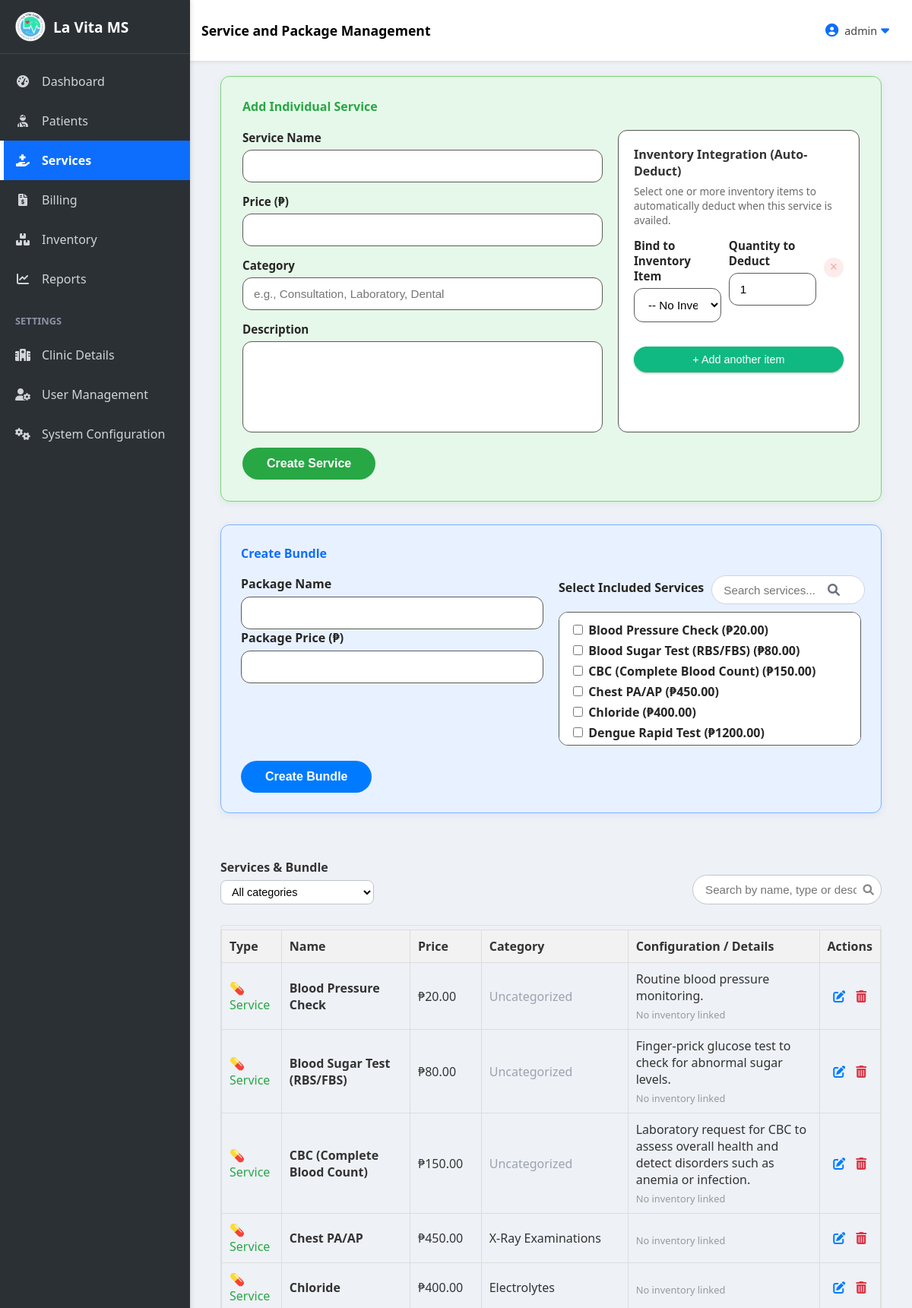
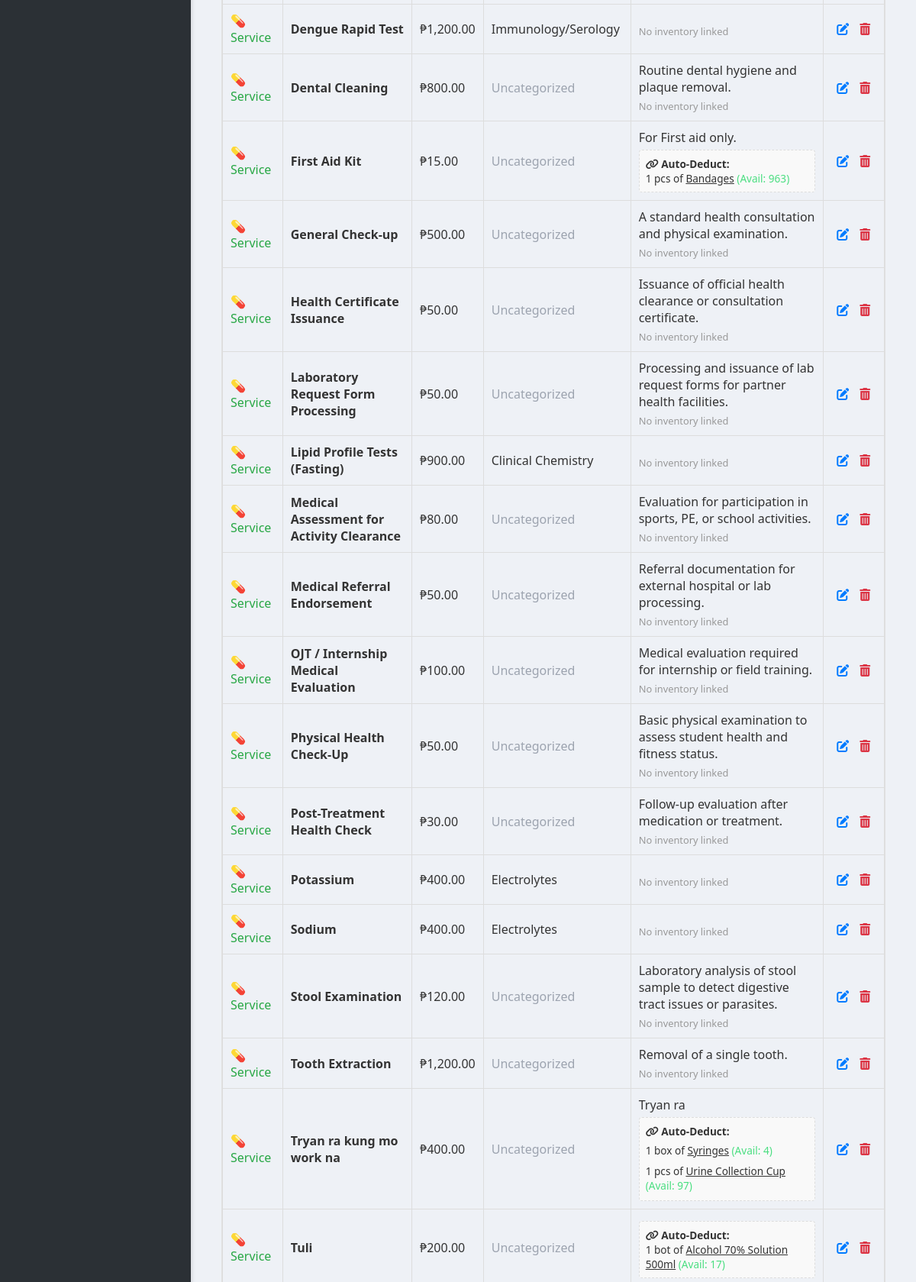
Page /index.php?page=services (signed in, upper part) on the committed database (2 pictures, top to bottom).
### tables this page shows
CREATE TABLE IF NOT EXISTS `services` (
  `id` int NOT NULL AUTO_INCREMENT,
  `service_name` varchar(255) NOT NULL,
  `description` text,
  `service_price` decimal(10,2) NOT NULL,
  `category` varchar(100) DEFAULT NULL,
  `service_type` enum('individual','package') NOT NULL DEFAULT 'individual',
  `inventory_id` int DEFAULT NULL,
  `quantity_needed` int NOT NULL DEFAULT '1',
  `created_at` timestamp NULL DEFAULT CURRENT_TIMESTAMP,
  PRIMARY KEY (`id`),
  KEY `inventory_id` (`inventory_id`)
);

CREATE TABLE IF NOT EXISTS `inventory` (
  `id` int NOT NULL AUTO_INCREMENT,
  `item_name` varchar(255) NOT NULL,
  `stock_quantity` int NOT NULL,
  `unit_price` decimal(10,2) NOT NULL,
  `expiration_date` date DEFAULT NULL,
  `category` varchar(50) NOT NULL DEFAULT 'Other',
  `low_stock_threshold` int DEFAULT NULL,
  `last_updated` timestamp NULL DEFAULT CURRENT_TIMESTAMP ON UPDATE CURRENT_TIMESTAMP,
  `unit_type` varchar(50) NOT NULL DEFAULT 'units',
  PRIMARY KEY (`id`)
);

CREATE TABLE IF NOT EXISTS `service_inventory_bindings` (
  `id` int NOT NULL AUTO_INCREMENT,
  `service_id` int NOT NULL,
  `inventory_id` int NOT NULL,
  `quantity_needed` int NOT NULL DEFAULT '1',
  PRIMARY KEY (`id`),
  KEY `fk_sib_service` (`service_id`),
  KEY `fk_sib_inventory` (`inventory_id`)
);

### services.php (the view, shortened to what the rows shown need)
<?php
$packageEditData = null;
$individual_services_result = $conn->query("SELECT id, service_name, service_price FROM services WHERE service_type = 'individual' ORDER BY service_name ASC");
$individual_services = [];
$service_name_map = [];
if ($individual_services_result) {
    while ($row = $individual_services_result->fetch_assoc()) {
        $individual_services[] = $row;
        $service_name_map[$row['id']] = $row['service_name'];
    }
}
$query = "
    SELECT s.*, i.item_name as inv_name, i.unit_type, i.stock_quantity
    FROM services s
    LEFT JOIN inventory i ON s.inventory_id = i.id
    ORDER BY s.service_type ASC, s.service_name ASC
";
$all_services_result = $conn->query($query);
$allRows = [];
if ($all_services_result && $all_services_result->num_rows > 0) {
    while ($row = $all_services_result->fetch_assoc()) {
        $allRows[] = $row;
    }
}
$bindingsByService = [];
$bindListRes = $conn->query("SELECT sib.service_id, sib.quantity_needed, i.item_name, i.unit_type, i.stock_quantity FROM service_inventory_bindings sib JOIN inventory i ON sib.inventory_id = i.id");
if ($bindListRes) {
    while ($b = $bindListRes->fetch_assoc()) {
        $sid = (int)$b['service_id'];
        if (!isset($bindingsByService[$sid])) {
            $bindingsByService[$sid] = [];
        }
        $bindingsByService[$sid][] = $b;
    }
}
?>
<div class="content services-page">
    <div class="card">
        <div class="card-body">
        <form method="POST" class="package-form-card">
            <div class="package-form-grid">
                <div class="package-services-panel">
                    <div id="package_services" class="package-services-list">
                        <?php
                        $selected_services = $packageEditData ? explode(',', str_replace('Package contents: ', '', $packageEditData['description'])) : [];
                        if (empty($individual_services)) {
                            echo '<p style="color:#666;">No individual services found.</p>';
                        } else {
                            foreach ($individual_services as $service) {
                                $service_id = htmlspecialchars($service['id']);
                                $service_name = htmlspecialchars($service['service_name']);
                                $service_price = htmlspecialchars($service['service_price']);
                                $checked = in_array($service['id'], $selected_services) ? 'checked' : '';
                                echo '
                                <div style="margin-bottom: 5px;">
                                    <input type="checkbox" name="package_services[]" value="' . $service_id . '" id="service_' . $service_id . '" ' . $checked . '>
                                    <label for="service_' . $service_id . '" style="cursor: pointer;">
                                        ' . $service_name . ' (₱' . $service_price . ')
                                    </label>
                                </div>';
                            }
                        }
                        ?>
                    </div>
                </div>
            </div>
        </form>
        <div class="table-container">
        <table style="width:100%; border-collapse: collapse; margin-top: 5px;">
            <thead>
                <tr style="background-color: #f2f2f2; text-align: left;">
                    <th style="border: 1px solid #ddd; padding: 10px;">Type</th>
                    <th style="border: 1px solid #ddd; padding: 10px;">Name</th>
                    <th style="border: 1px solid #ddd; padding: 10px;">Price</th>
                    <th style="border: 1px solid #ddd; padding: 10px;">Category</th>
                    <th style="border: 1px solid #ddd; padding: 10px;">Configuration / Details</th>
                    <th style="border: 1px solid #ddd; padding: 10px; text-align: center;">Actions</th>
                </tr>
            </thead>
            <tbody>
                <?php
                if (!empty($allRows)) {
                    foreach ($allRows as $row) {
                        $type_label = $row['service_type'] === 'package' ? '<span style="color:#007bff;">📦 Bundle</span>' : '<span style="color:#28a745;">💊 Service</span>';
                        $details_html = '';
                        if ($row['service_type'] === 'package') {
                            $id_string = str_replace('Package contents: ', '', $row['description']);
                            $ids = explode(',', $id_string);
                            $names = [];
                            foreach ($ids as $id) {
                                $id = trim($id);
                                if(isset($service_name_map[$id])) {
                                    $names[] = htmlspecialchars($service_name_map[$id]);
                                }
                            }
                            $details_html = '<small><strong>Contains:</strong> ' . implode(', ', $names) . '</small>';
                        } else {
                            $desc = htmlspecialchars($row['description']);
                            $details_html = $desc ? "<div>$desc</div>" : "";
                            $serviceId = (int)$row['id'];
                            $bindings = $bindingsByService[$serviceId] ?? [];
                            if (!empty($bindings)) {
                                $isDark = isset($_COOKIE['theme']) && $_COOKIE['theme'] === 'dark';
                                $bgColor = $isDark ? '#1f2937' : '#f9f9f9';
                                $borderColor = $isDark ? '#374151' : '#ddd';
                                $textColor = $isDark ? '#e5e7eb' : '#333';
                                $details_html .= '<div class="auto-deduct-container" style="margin-top: 5px; padding: 8px; background: ' . $bgColor . '; border: 1px dashed ' . $borderColor . '; border-radius: 4px; font-size: 0.85rem; color: ' . $textColor . ';">
                                    <i class="fas fa-link"></i> <strong>Auto-Deduct:</strong><br>';
                                foreach ($bindings as $b) {
                                    $qty = (int)($b['quantity_needed'] ?? 1);
                                    $iname = htmlspecialchars($b['item_name']);
                                    $unit = htmlspecialchars($b['unit_type']);
                                    $stock = (int)($b['stock_quantity'] ?? 0);
                                    $stockStatus = $stock < $qty
                                        ? '<span style="color: #f87171; font-weight: 500;">(Low Stock: ' . $stock . ')</span>'
                                        : '<span style="color: #4ade80;">(Avail: ' . $stock . ')</span>';
                                    $details_html .= '<div style="margin-top: 4px; padding: 2px 0;">' . $qty . ' ' . $unit . ' of <u>' . $iname . '</u> ' . $stockStatus . '</div>';
                                }
                                $details_html .= '</div>';
                            } elseif ($row['inventory_id']) {
                                $isDark = isset($_COOKIE['theme']) && $_COOKIE['theme'] === 'dark';
                                $bgColor = $isDark ? '#1f2937' : '#f9f9f9';
                                $borderColor = $isDark ? '#374151' : '#ddd';
                                $textColor = $isDark ? '#e5e7eb' : '#333';
                                $stock_status = $row['stock_quantity'] < $row['quantity_needed']
                                    ? '<span style="color: #f87171; font-weight: 500;">(Low Stock: '.$row['stock_quantity'].')</span>'
                                    : '<span style="color: #4ade80;">(Avail: '.$row['stock_quantity'].')</span>';
                                $details_html .= '
                                <div class="auto-deduct-container" style="margin-top: 5px; padding: 8px; background: ' . $bgColor . '; border: 1px dashed ' . $borderColor . '; border-radius: 4px; font-size: 0.85rem; color: ' . $textColor . ';">
                                    <i class="fas fa-link"></i> <strong>Auto-Deduct:</strong> <br>
                                    ' . $row['quantity_needed'] . ' ' . $row['unit_type'] . ' of <u>' . htmlspecialchars($row['inv_name']) . '</u> ' . $stock_status . '
                                </div>';
                            } else {
                                $details_html .= '<div style="font-size: 0.8rem; color: #999; margin-top: 5px;">No inventory linked</div>';
                            }
                        }
                        $rowCategory = trim((string)($row['category'] ?? ''));
                        $rowCategoryAttr = strtolower($rowCategory);
                        echo '
                        <tr data-category="' . htmlspecialchars($rowCategoryAttr) . '">
                            <td style="border: 1px solid #ddd; padding: 10px;">' . $type_label . '</td>
                            <td style="border: 1px solid #ddd; padding: 10px; font-weight: bold;">' . htmlspecialchars($row['service_name']) . '</td>
                            <td style="border: 1px solid #ddd; padding: 10px;">₱' . number_format($row['service_price'], 2) . '</td>
                            <td style="border: 1px solid #ddd; padding: 10px;">' . ($rowCategory !== '' ? htmlspecialchars($rowCategory) : '<span style="color:#9ca3af;">Uncategorized</span>') . '</td>
                            <td style="border: 1px solid #ddd; padding: 10px;">' . $details_html . '</td>
                            <td style="border: 1px solid #ddd; padding: 10px; white-space: nowrap; text-align: center;">
                                <a href="?page=services&edit=' . htmlspecialchars($row['id']) . '" class="action-btn edit" title="Edit" style="color: #007bff; margin-right: 10px;"><i class="fas fa-edit"></i></a>
                                <a href="?page=services&delete=' . htmlspecialchars($row['id']) . '" class="action-btn delete" title="Delete" style="color: #dc3545;" onclick="return confirm(\'Are you sure you want to delete this item?\');"><i class="fas fa-trash-alt"></i></a>
                            </td>
                        </tr>';
                    }
                } else {
                    echo '<tr><td colspan="5" style="text-align:center; padding: 15px;">No services or packages found.</td></tr>';
                }
                ?>
            </tbody>
        </table>
        </div>
    </div>
</div>

### rows in the picture
services: service_name "Blood Pressure Check", service_price "20.00", service_type "💊 Service", shows "Uncategorized", description "Routine blood pressure monitoring.", shows "No inventory linked"
services: service_name "Blood Sugar Test (RBS/FBS)", service_price "80.00", service_type "💊 Service", shows "Uncategorized", description "Finger-prick glucose test to check for abnormal sugar levels.", shows "No inventory linked"
services: service_name "CBC (Complete Blood Count)", service_price "150.00", service_type "💊 Service", shows "Uncategorized", description "Laboratory request for CBC to assess overall health and detect disorders such as anemia or infection.", shows "No inventory linked"
services: service_name "Chest PA/AP", service_price "450.00", service_type "💊 Service", category "X-Ray Examinations", shows "No inventory linked"
services: service_name "Chloride", service_price "400.00", service_type "💊 Service", category "Electrolytes", shows "No inventory linked"
services: service_name "Dengue Rapid Test", service_price "1200.00", service_type "💊 Service", service_price "1,200.00", category "Immunology/Serology", shows "No inventory linked"
services: service_type "💊 Service", service_name "Dental Cleaning", service_price "800.00", shows "Uncategorized", description "Routine dental hygiene and plaque removal.", shows "No inventory linked"
services: service_type "💊 Service", service_name "First Aid Kit", service_price "15.00", shows "Uncategorized", description "For First aid only.", quantity_needed "1", inventory.unit_type "pcs", inventory.item_name "Bandages", inventory.stock_quantity "963"
services: service_type "💊 Service", service_name "General Check-up", service_price "500.00", shows "Uncategorized", description "A standard health consultation and physical examination.", shows "No inventory linked"
services: service_type "💊 Service", service_name "Health Certificate Issuance", service_price "50.00", shows "Uncategorized", description "Issuance of official health clearance or consultation certificate.", shows "No inventory linked"
services: service_type "💊 Service", service_name "Laboratory Request Form Processing", service_price "50.00", shows "Uncategorized", description "Processing and issuance of lab request forms for partner health facilities.", shows "No inventory linked"
services: service_type "💊 Service", service_name "Lipid Profile Tests (Fasting)", service_price "900.00", category "Clinical Chemistry", shows "No inventory linked"
services: service_type "💊 Service", service_name "Medical Assessment for Activity Clearance", service_price "80.00", shows "Uncategorized", description "Evaluation for participation in sports, PE, or school activities.", shows "No inventory linked"
services: service_type "💊 Service", service_name "Medical Referral Endorsement", service_price "50.00", shows "Uncategorized", description "Referral documentation for external hospital or lab processing.", shows "No inventory linked"
services: service_type "💊 Service", service_name "OJT / Internship Medical Evaluation", service_price "100.00", shows "Uncategorized", description "Medical evaluation required for internship or field training.", shows "No inventory linked"
services: service_type "💊 Service", service_name "Physical Health Check-Up", service_price "50.00", shows "Uncategorized", description "Basic physical examination to assess student health and fitness status.", shows "No inventory linked"
services: service_type "💊 Service", service_name "Post-Treatment Health Check", service_price "30.00", shows "Uncategorized", description "Follow-up evaluation after medication or treatment.", shows "No inventory linked"
services: service_type "💊 Service", service_name "Potassium", service_price "400.00", category "Electrolytes", shows "No inventory linked"
services: service_type "💊 Service", service_name "Sodium", service_price "400.00", category "Electrolytes", shows "No inventory linked"
services: service_type "💊 Service", service_name "Stool Examination", service_price "120.00", shows "Uncategorized", description "Laboratory analysis of stool sample to detect digestive tract issues or parasites.", shows "No inventory linked"
services: service_type "💊 Service", service_name "Tooth Extraction", service_price "1,200.00", shows "Uncategorized", description "Removal of a single tooth.", shows "No inventory linked"
services: service_type "💊 Service", service_name "Tryan ra kung mo work na", service_price "400.00", shows "Uncategorized", description "Tryan ra"
service_inventory_bindings: quantity_needed "1", inventory.unit_type "box", inventory.item_name "Syringes", inventory.stock_quantity "4"
service_inventory_bindings: quantity_needed "1", inventory.unit_type "pcs", inventory.item_name "Urine Collection Cup", inventory.stock_quantity "97"
services: service_type "💊 Service", service_name "Tuli", service_price "200.00", shows "Uncategorized", quantity_needed "1", inventory.unit_type "bot", inventory.item_name "Alcohol 70% Solution 500ml", inventory.stock_quantity "17"

### other values in the picture
$activeTitle "Service and Package Management"
$_SESSION['username'] "admin"
